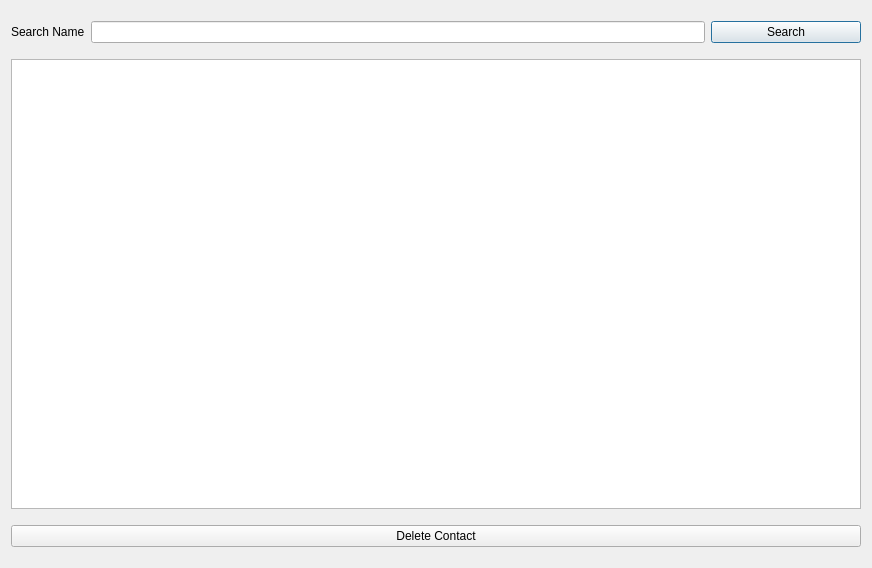
<?xml version="1.0" encoding="UTF-8"?>
<ui version="4.0">
 <class>SearchContactsDialog</class>
 <widget class="QDialog" name="SearchContactsDialog">
  <property name="geometry">
   <rect>
    <x>0</x>
    <y>0</y>
    <width>870</width>
    <height>568</height>
   </rect>
  </property>
  <property name="windowTitle">
   <string>Dialog</string>
  </property>
  <layout class="QGridLayout" name="gridLayout">
   <item row="0" column="0">
    <layout class="QHBoxLayout" name="horizontalLayout">
     <item>
      <widget class="QLabel" name="label">
       <property name="text">
        <string>Search Name</string>
       </property>
      </widget>
     </item>
     <item>
      <widget class="QLineEdit" name="lineEdit"/>
     </item>
     <item>
      <widget class="QPushButton" name="pushButton_2">
       <property name="minimumSize">
        <size>
         <width>150</width>
         <height>0</height>
        </size>
       </property>
       <property name="text">
        <string>Search</string>
       </property>
      </widget>
     </item>
    </layout>
   </item>
   <item row="1" column="0">
    <widget class="QTableWidget" name="tableWidget">
     <property name="sizePolicy">
      <sizepolicy hsizetype="Fixed" vsizetype="Fixed">
       <horstretch>0</horstretch>
       <verstretch>0</verstretch>
      </sizepolicy>
     </property>
     <property name="minimumSize">
      <size>
       <width>850</width>
       <height>450</height>
      </size>
     </property>
    </widget>
   </item>
   <item row="2" column="0">
    <layout class="QHBoxLayout" name="horizontalLayout_2">
     <item>
      <widget class="QPushButton" name="btn_delete">
       <property name="text">
        <string>Delete Contact</string>
       </property>
      </widget>
     </item>
    </layout>
   </item>
  </layout>
 </widget>
 <resources/>
 <connections/>
</ui>
